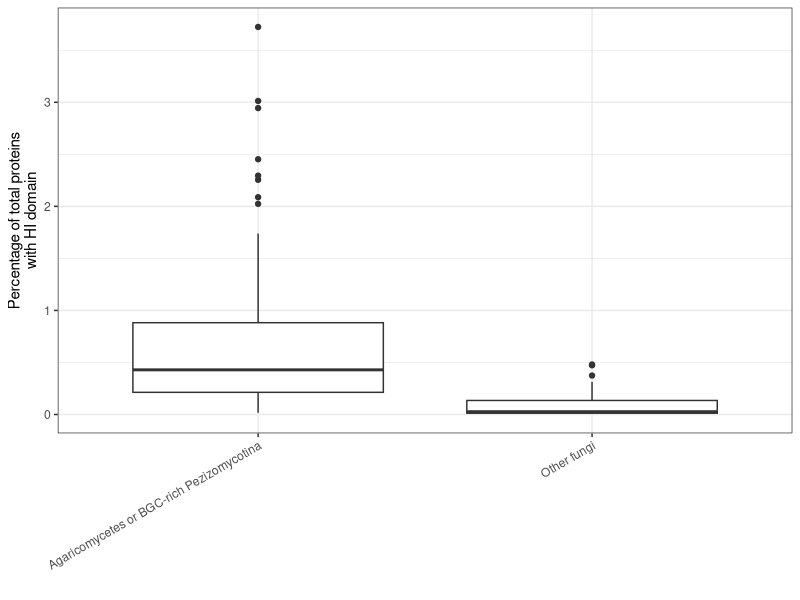

The R source for this figure:
library(ggplot2)

dat <- read.table("Plotting_Input.txt", header=T, sep='\t')

pdf("HetProp_SupFigure.pdf", height=4, width=2)
ggplot(dat, aes(x=group, y=(hi_prop*100.0))) + geom_boxplot() + theme_bw()  + theme(axis.text.x = element_text(angle = 30, vjust = 1, hjust=1)) + ylab("Percentage of total proteins\nwith HI domain") + xlab("") 
dev.off()


